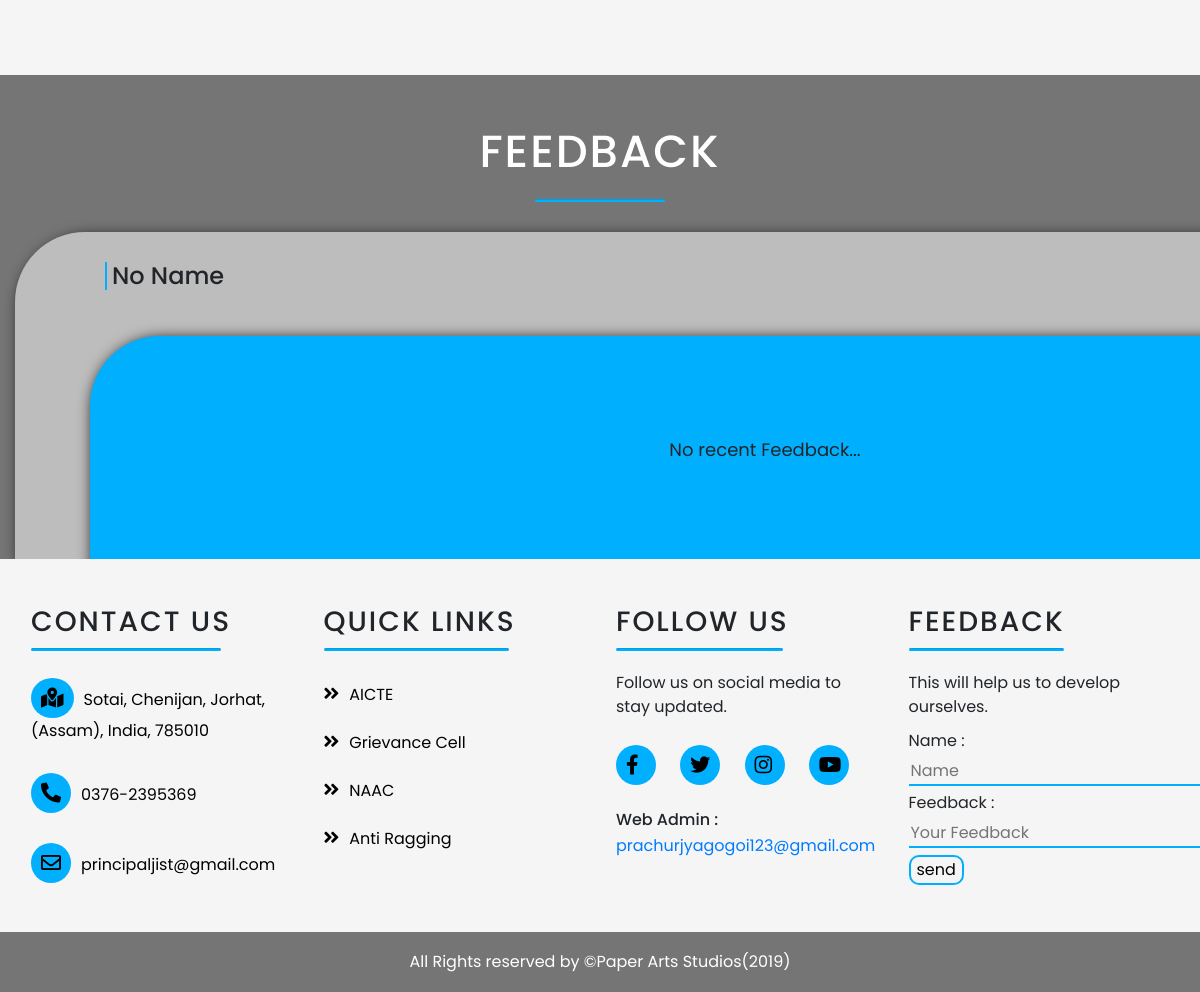
The app's page / (lower part), older data.
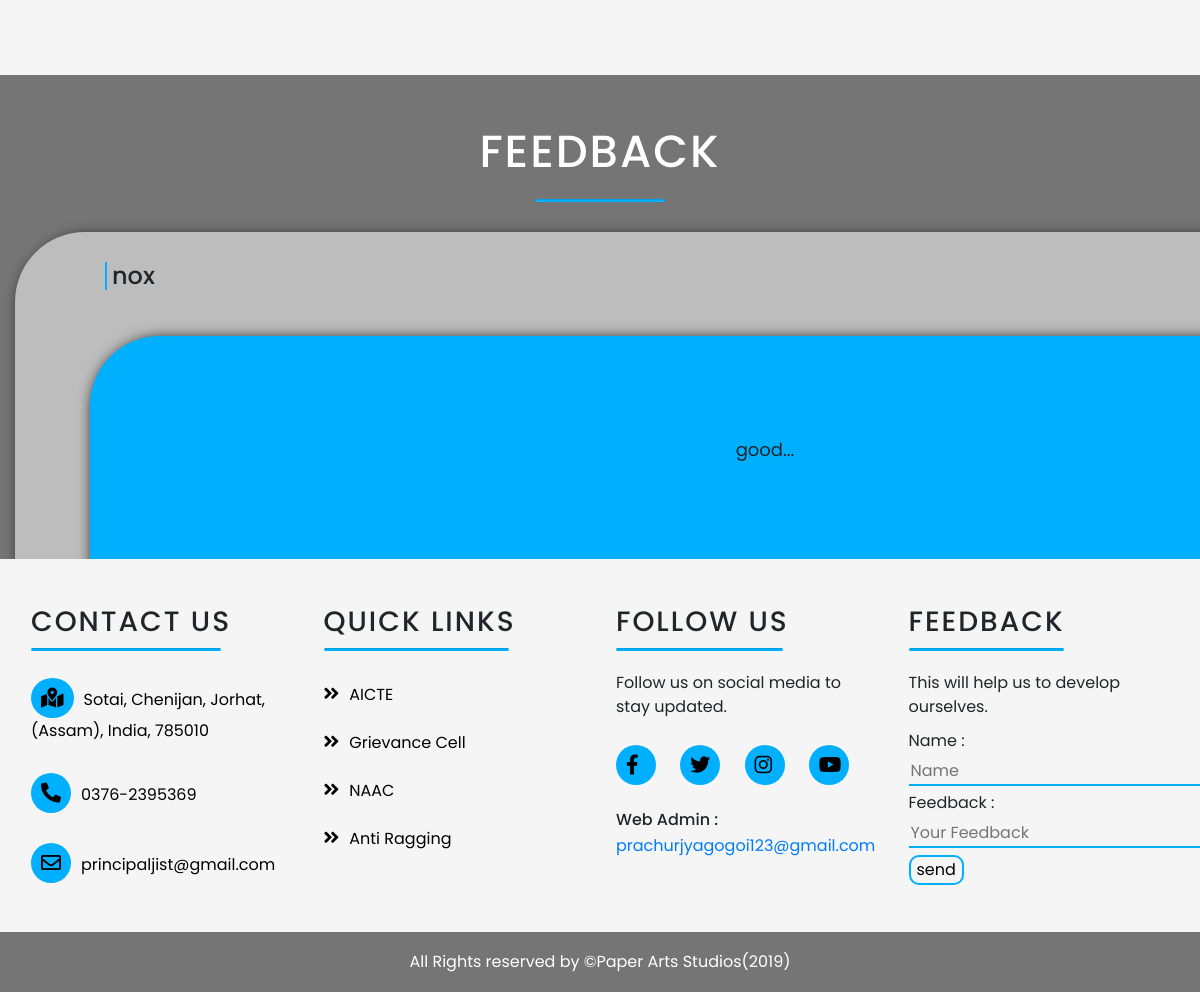
The same page, newer data.
### home/models.py (models this page shows)
class feed(models.Model):
    name = models.CharField(max_length=50)
    feedback = models.CharField(max_length=255)
    date_time = models.DateTimeField(auto_now = True)

### home/views.py (the view)
# urls.py: path('', views.index_page),
def index_page(request):
    fd = feed.objects.order_by('date_time').reverse()[0]
    return render(request,'index.html',{'feedback' : fd})

### home/templates/index.html (shortened to what the changed rows need)
{% load static %}
<!DOCTYPE html>
<html lang="en">
<head>
  <link rel="stylesheet" href="https://cdnjs.cloudflare.com/ajax/libs/font-awesome/5.10.2/css/all.css">
  <link rel="stylesheet" href="https://stackpath.bootstrapcdn.com/bootstrap/4.3.1/css/bootstrap.min.css">
  <link rel="stylesheet" href="{% static 'css/index.css' %}">
  <link rel="stylesheet" href="{% static 'css/animate.css' %}">
  <link rel="stylesheet" href="https://unpkg.com/aos@next/dist/aos.css" />
  <link rel="stylesheet" href="{% static 'css/fixed.css' %}">
  <link rel="stylesheet" href="{% static 'css/lightbox.min.css' %}">
</head>
<body>
  <div class="container-fluid feed-container">
    <div class="row">
      <div class="col-lg-12 p-0">
        <div class="feed-name" data-aos="fade-up" data-aos-duration="900">
          <h4> {{feedback.name}} </h4>
          <div class="feedback" data-aos="zoom-in-up" data-aos-duration="700" data-aos-delay="300">
            <p> {{feedback.feedback}}...</p>
          </div>
        </div>
      </div>
    </div>
  </div>
  <footer>
    <div class="footer-top">
      <div class="container-fluid">
        <div class="row">
          <div class="col-lg-3 col-sm-6 col-xs-12 segment-three">
            <h1>Web Admin :</h1>
          </div>
        </div>
      </div>
    </div>
  </footer>
</body>
</html>

Row changes from the older to the newer data that the page shows:
no longer on this page (row unchanged): feed: name "No Name", feedback "No recent Feedback"
added feed: name "nox", feedback "good"
